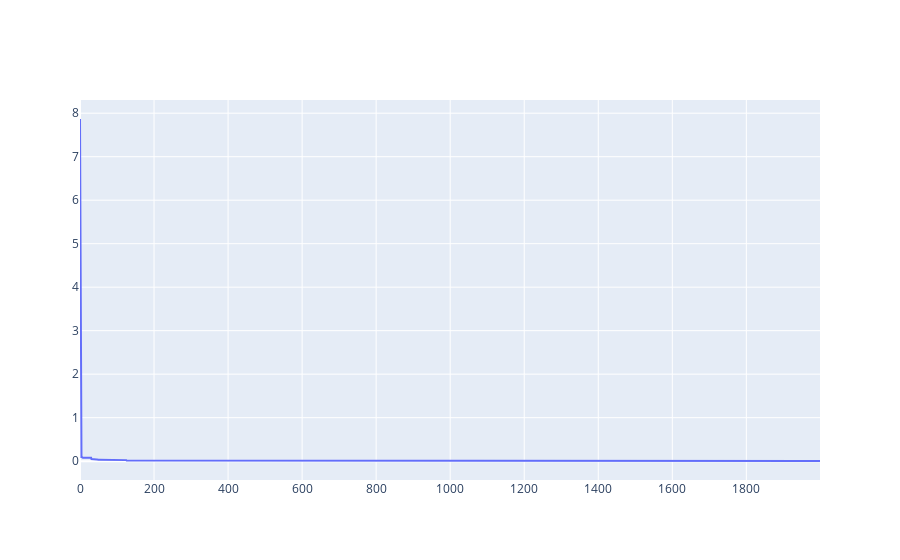

Notebook code for this chart:
### Code cell
for _ in range(30):
    result, history = real_coded_genetic_algorithm(p2, p2_lb, p2_ub, 100, 2000, 0.8, 0.1, 0.5, 0.1, elitisim=True)
    best_individual, best_fitness = result
    results.append((result, history))

fitness_scores = [result[0][1] for result in results]



best = np.min(fitness_scores)
worst = np.max(fitness_scores)
mean = np.mean(fitness_scores)
std_dev = np.std(fitness_scores)
median = np.median(fitness_scores)

import pandas as pd

# create a dataframe to display the results
stats_df = pd.DataFrame({
    'Statistic': ['Best', 'Worst', 'Mean', 'Standard Deviation', 'Median'],
    'Value': [best, worst, mean, std_dev, median]
})

best_index = fitness_scores.index(best)
best_history = results[best_index][1]
print(best_history)

fig = go.Figure()

fig.add_trace(go.Scatter(y=best_history, mode='lines'))
fig.show()

### Figure 1 — Plotly figure (JSON) as saved in the notebook; plotly's stock layout.template omitted (floating-point values rounded to 4 significant figures; data arrays with more than 128 entries replaced by an {"elided": "..."} marker saying what was removed)
{"data": [{"mode": "lines", "type": "scatter", "y": {"elided": "2000 float values"}}], "layout": {}}
